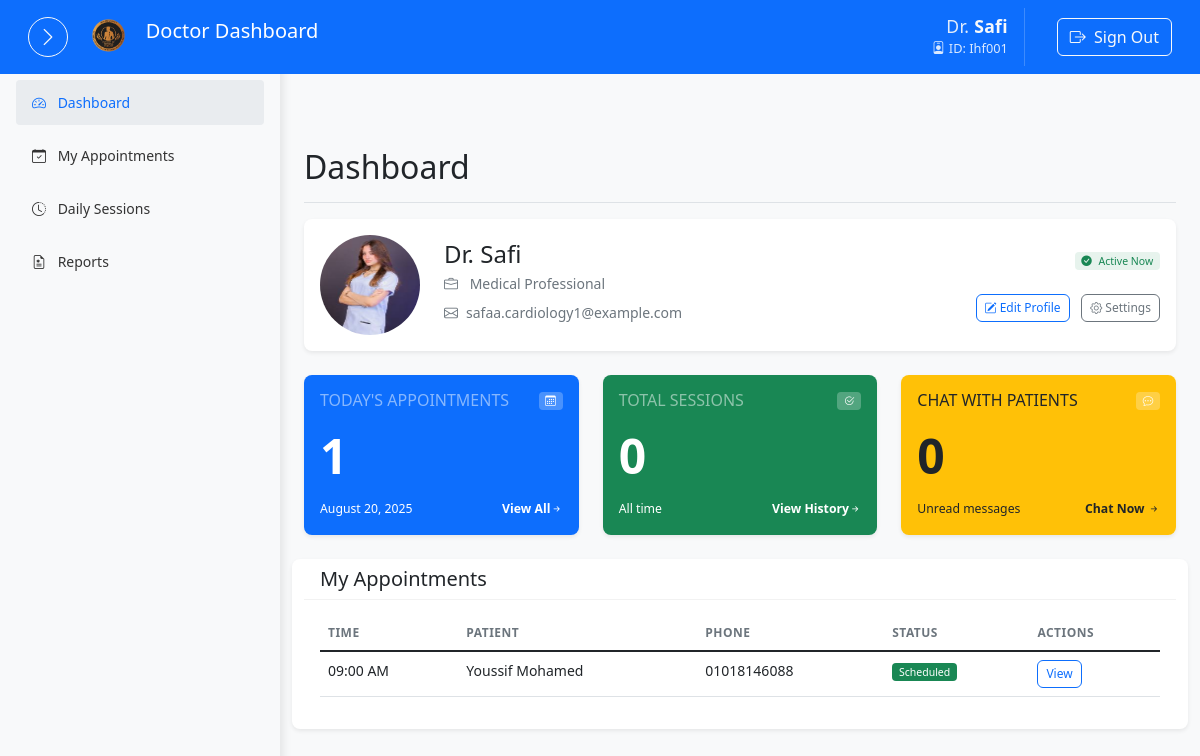
The app's page /View/doctor_dashboard.php (signed in) with its own data.
### tables this page shows
CREATE TABLE IF NOT EXISTS `doctor` (
  `id` int NOT NULL AUTO_INCREMENT,
  `ID_NUMBER` varchar(20) DEFAULT NULL,
  `FN` varchar(100) DEFAULT NULL,
  `LN` varchar(100) DEFAULT NULL,
  `email` varchar(150) DEFAULT NULL,
  `phone` varchar(15) DEFAULT NULL,
  `password` varchar(255) NOT NULL,
  `plain_password` varchar(255) NOT NULL,
  `title` varchar(100) DEFAULT NULL,
  `specialty` varchar(100) DEFAULT NULL,
  `gender` enum('Male','Female') DEFAULT NULL,
  `flag_login` tinyint(1) DEFAULT '0',
  `photo` varchar(255) DEFAULT NULL,
  PRIMARY KEY (`id`),
  UNIQUE KEY `email` (`email`),
  UNIQUE KEY `phone` (`phone`)
);

CREATE TABLE IF NOT EXISTS `appointment` (
  `id` int NOT NULL AUTO_INCREMENT,
  `patient_id` int NOT NULL,
  `doctor_id` int NOT NULL,
  `visit_type` enum('Consultation','Follow-up','Emergency','Check-up') DEFAULT 'Consultation',
  `location` varchar(255) DEFAULT NULL,
  `notes` text,
  `status` enum('Scheduled','Cancelled','Completed') DEFAULT 'Scheduled',
  `created_at` timestamp NOT NULL DEFAULT CURRENT_TIMESTAMP,
  `day_of_week` varchar(20) DEFAULT NULL,
  `appointment_time` time DEFAULT NULL,
  PRIMARY KEY (`id`),
  KEY `patient_id` (`patient_id`),
  KEY `doctor_id` (`doctor_id`)
);

CREATE TABLE IF NOT EXISTS `patient` (
  `id` int NOT NULL AUTO_INCREMENT,
  `FN` varchar(100) DEFAULT NULL,
  `LN` varchar(100) DEFAULT NULL,
  `email` varchar(150) DEFAULT NULL,
  `phone` varchar(15) DEFAULT NULL,
  `password` varchar(255) NOT NULL,
  `age` int DEFAULT NULL,
  `idnumber` varchar(20) DEFAULT NULL,
  `NN` varchar(20) DEFAULT NULL,
  `address` varchar(255) DEFAULT NULL,
  `job` varchar(100) DEFAULT NULL,
  `gender` enum('male','female') DEFAULT NULL,
  `marital` enum('single','married') DEFAULT NULL,
  `flag_login` tinyint(1) DEFAULT '0',
  `plain_password` text,
  `photo` varchar(255) DEFAULT NULL,
  PRIMARY KEY (`id`),
  UNIQUE KEY `email` (`email`),
  UNIQUE KEY `phone` (`phone`),
  UNIQUE KEY `idnumber` (`idnumber`),
  UNIQUE KEY `NN` (`NN`)
);

### View/doctor_dashboard.php (the view, shortened to what the rows shown need)
<?php
require_once __DIR__ . '/../Controller/DoctorController.php';
try {
    $doctorController = new DoctorController();
    $data = $doctorController->dashboard();
} catch (Exception $e) {
    error_log('Exception in doctor_dashboard.php: ' . $e->getMessage());
    error_log('Stack trace: ' . $e->getTraceAsString());
    die('Error loading dashboard: ' . htmlspecialchars($e->getMessage()) .
        '<br>Please check the error log for more details.');
}
$doctor = $data['doctor'] ?? [];
$appointments = $data['appointments'] ?? [];
?>
<!DOCTYPE html>
<html lang="en">
<head>
    <link href="https://cdn.jsdelivr.net/npm/bootstrap@5.1.3/dist/css/bootstrap.min.css" rel="stylesheet">
    <link href="https://cdn.jsdelivr.net/npm/bootstrap-icons@1.8.0/font/bootstrap-icons.css" rel="stylesheet">
    <link rel="stylesheet" href="css/doctor_dashboard.css">
</head>
<body>
    <nav class="navbar navbar-expand-lg navbar-dark bg-primary">
        <div class="container-fluid">
            <div class="d-flex align-items-center">
                <div class="doctor-info">
                    <span class="doctor-name">
                        <span class="doctor-prefix">Dr.</span>
                        <?php
                        $doctorName = '';
                        if (!empty($doctor['FN'])) {
                            $doctorName = htmlspecialchars($doctor['FN']);
                        } else {
                            $doctorName = 'Doctor';
                        }
                        echo $doctorName;
                        ?>
                    </span>
                    <?php if (!empty($doctor['ID_NUMBER'])): ?>
                    <span class="doctor-id">
                        <i class="bi bi-person-badge me-1"></i>ID: <?php echo htmlspecialchars($doctor['ID_NUMBER']); ?>
                    </span>
                    <?php endif; ?>
                </div>
            </div>
        </div>
    </nav>
    <div class="container-fluid p-0 overflow-hidden">
        <div class="d-flex position-relative">
            <main class="flex-grow-1 main-content" style="margin-left: 280px; width: calc(100% - 280px); transition: all 0.3s cubic-bezier(0.4, 0, 0.2, 1);">
                <div class="container-fluid p-4 pt-2">
                <div class="d-flex justify-content-between flex-wrap flex-md-nowrap align-items-center pb-2 mb-3 border-bottom">
                    <h1 class="h2">Dashboard</h1>
                </div>
                <div class="tab-content">
                    <div class="tab-pane fade show active" id="dashboard-tab">
                        <div class="card mb-4 border-0 shadow-sm">
                            <div class="card-body">
                                <div class="d-flex align-items-center">
                                    <div class="flex-grow-1">
                                        <h4 class="mb-1">Dr. <?php echo !empty($doctor['FN']) ? htmlspecialchars($doctor['FN'] . ' ' . ($doctor['LN'] ?? '')) : 'Doctor'; ?></h4>
                                        <p class="text-muted mb-2">
                                            <i class="bi bi-briefcase me-2"></i>
                                            <?php echo !empty($doctor['specialization']) ? htmlspecialchars($doctor['specialization']) : 'Medical Professional'; ?>
                                        </p>
                                        <div class="d-flex align-items-center text-muted mb-2">
                                            <i class="bi bi-envelope me-2"></i>
                                            <?php echo !empty($doctor['email']) ? htmlspecialchars($doctor['email']) : 'N/A'; ?>
                                        </div>
                                    </div>
                                </div>
                            </div>
                        </div>
                        <div class="row">
                            <div class="col-md-4 mb-4">
                                <div class="card bg-primary text-white h-100 border-0 shadow-sm">
                                    <div class="card-body">
                                        <h2 class="display-5 fw-bold mb-3 text-white"><?php echo count($appointments); ?></h2>
                                    </div>
                                </div>
                            </div>
                            <div class="col-md-4 mb-4">
                                <div class="card bg-success text-white h-100 border-0 shadow-sm">
                                    <div class="card-body">
                                        <h2 class="display-5 fw-bold mb-3 text-white"><?php echo isset($data['total_sessions']) ? $data['total_sessions'] : '0'; ?></h2>
                                    </div>
                                </div>
                            </div>
                            <div class="col-md-4 mb-4">
                                <a href="/MVC/View/chat.php" class="text-decoration-none">
                                    <div class="card bg-warning text-dark h-100 border-0 shadow-sm hover-effect">
                                        <div class="card-body">
                                            <h2 class="display-5 fw-bold mb-3 text-dark">
                                                <?php echo isset($data['unread_messages']) ? $data['unread_messages'] : '0'; ?>
                                            </h2>
                                        </div>
                                    </div>
                                </a>
                            </div>
                        <div class="card mb-4">
                            <div class="card-body">
                                <?php if (!empty($appointments) && is_array($appointments)): ?>
                                    <div class="table-responsive">
                                        <table class="table table-hover">
                                            <thead>
                                                <tr>
                                                    <th>Time</th>
                                                    <th>Patient</th>
                                                    <th>Phone</th>
                                                    <th>Status</th>
                                                    <th>Actions</th>
                                                </tr>
                                            </thead>
                                            <tbody>
                                                <?php foreach ($appointments as $appointment): ?>
                                                <tr>
                                                    <td><?php echo !empty($appointment['appointment_time']) ? date('h:i A', strtotime($appointment['appointment_time'])) : 'N/A'; ?></td>
                                                    <td>
                                                        <?php
                                                        $patientName = '';
                                                        if (!empty($appointment['patient_FN'])) {
                                                            $patientName = htmlspecialchars($appointment['patient_FN']);
                                                            if (!empty($appointment['patient_LN'])) {
                                                                $patientName .= ' ' . htmlspecialchars($appointment['patient_LN']);
                                                            }
                                                        } else {
                                                            $patientName = 'Unknown Patient';
                                                        }
                                                        echo $patientName;
                                                        ?>
                                                    </td>
                                                    <td><?php echo !empty($appointment['patient_phone']) ? htmlspecialchars($appointment['patient_phone']) : 'N/A'; ?></td>
                                                    <td><span class="badge bg-success">Scheduled</span></td>
                                                    <td>
                                                        <a href="single_appoinment_doctor.php?id=<?php echo $appointment['id']; ?>" class="btn btn-sm btn-outline-primary">
                                                            <i class="fas fa-eye"></i> View
                                                        </a>
                                                    </td>
                                                </tr>
                                                <?php endforeach; ?>
                                            </tbody>
                                        </table>
                                    </div>
                                <?php endif; ?>
                            </div>
                        </div>
                    </div>
                </div>
                </div>
            </main>
        </div>
    </div>
</body>
</html>

### records on screen
doctor: FN "Safi", ID_NUMBER "Ihf001", FN+LN "Safi", email "safaa.cardiology1@example.com"
appointment: appointment_time "09:00 AM", patient.LN "Youssif Mohamed", patient.phone "01018146088"

### other values on screen
count($appointments) "1"
